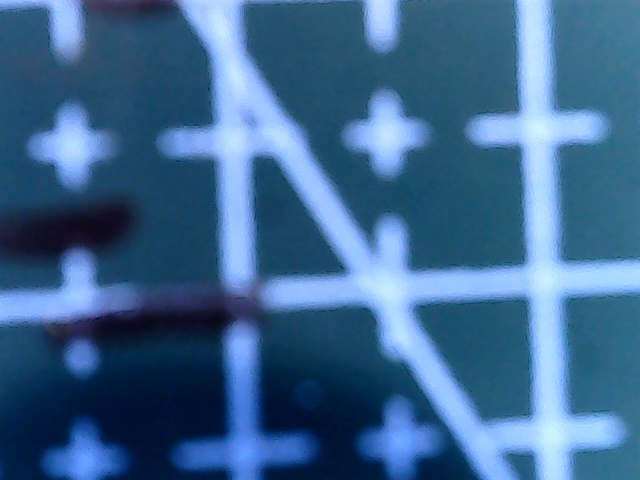
#> input picture cvxyz/xyz0.jpg, 640 x 480 px
$ python contours.py
#> lines starting #> are read from the running program, lines starting #| are printed output that depends on the picture; after the words box and inside, x2 and y2 are one past the last pixel; in counts of white or black regions, pixels touching at a corner belong together
import numpy as np
import cv2

im = cv2.imread('xyz0.jpg')
#> im is the input picture: shape (480, 640, 3); mean B, G, R 144.5, 102.9, 60.9
imgray = cv2.cvtColor(im,cv2.COLOR_BGR2GRAY)
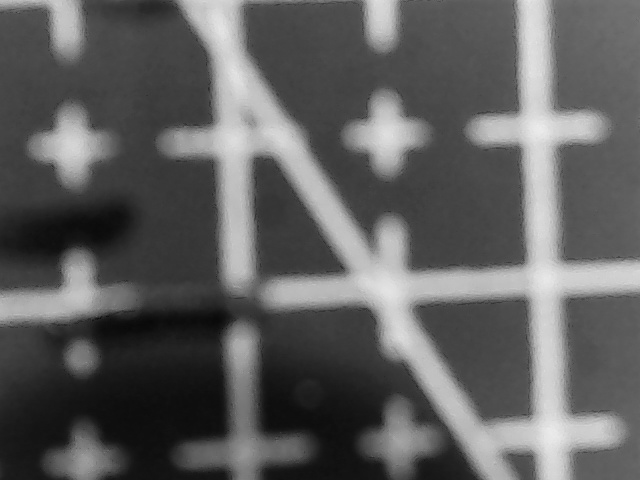
#> imgray: shape (480, 640); min 9, max 237, mean 95.1
ret,thresh = cv2.threshold(imgray,127,255,0)
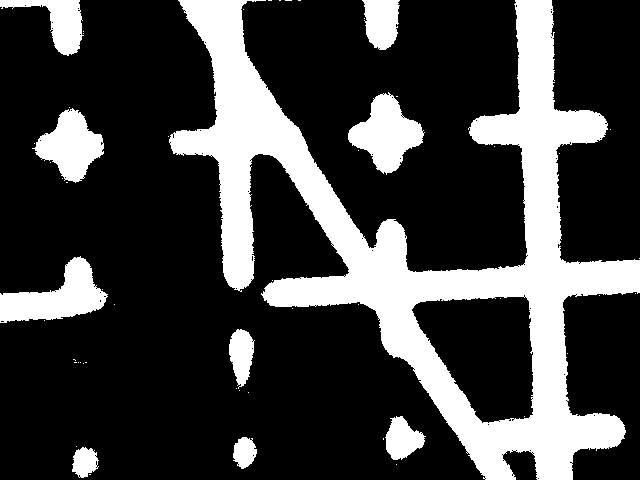
#> thresh: shape (480, 640); 25% white; 54 white regions (44 under 20 px)
contours, hierarchy = cv2.findContours(thresh,cv2.RETR_TREE,cv2.CHAIN_APPROX_SIMPLE)
#> contours = 160 contours, 149 with area under 20; largest, box (x1, y1, x2, y2) and area: (169, 0, 640, 480) 69538, (411, 296, 534, 424) 10950, (0, 256, 108, 323) 3463, (348, 92, 425, 175) 3230, (32, 108, 104, 183) 2822
print(contours)
#> (printed output is left out)

#cv2.drawContours(im, contours, -1, (0,255,0), 3)

'''
for cnt in contours:
    cv2.drawContours(im, [cnt], 0, (0,255,0), 1)
    x,y,w,h = cv2.boundingRect(cnt)
    im = cv2.rectangle(im,(x,y),(x+w,y+h),(0,0,255),2)
    cv2.imshow("contours",im)
    cv2.waitKey(100)
'''
for cnt in contours:
    cv2.drawContours(im, [cnt], 0, (0,255,0), 1)
    area = cv2.contourArea(cnt)
    if area >10000 or area < 100:
        continue
    print("area=",area)
    rect = cv2.minAreaRect(cnt)
    box = cv2.boxPoints(rect)
    box = np.int0(box)
    cv2.drawContours(im,[box],0,(0,0,255),2)
    cv2.imshow("contours",im)
    cv2.waitKey(100)
#> this loop made 160 passes
#> (area, rect, box) on passes 3, 10, 13: (551, ((85, 462), (30, 26), -90), [[98, 477], [72, 477], [72, 447], [98, 447]]), (504, ((244.5, 452.5), (31, 23), -90), [[256, 468], [233, 468], [233, 437], [256, 437]]), (1061.5, ((399.8, 439.4), (38.69, 42.51), -49.9), [[403, 467], [371, 440], [395, 410], [428, 438]])
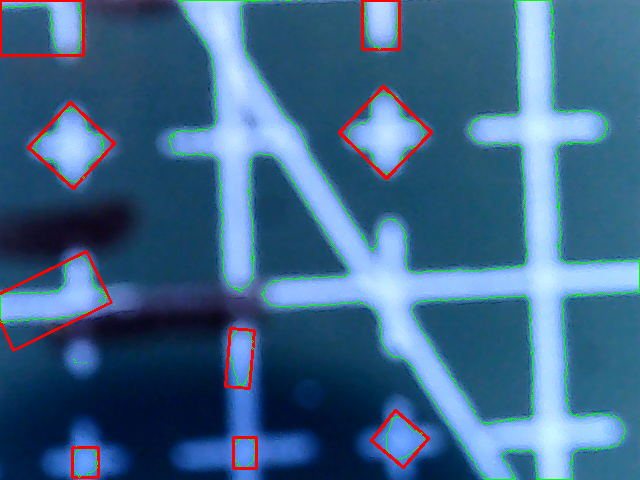
#> im: shape (480, 640, 3); 3.3% of pixels changed, all inside (x1, y1, x2, y2) = (0, 0, 640, 480)
cv2.waitKey()
cv2.destroyAllWindows()
